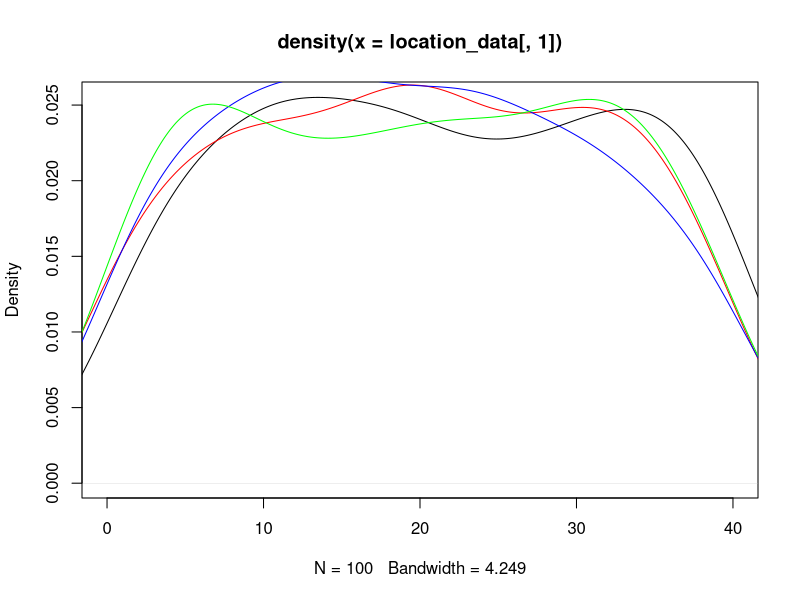
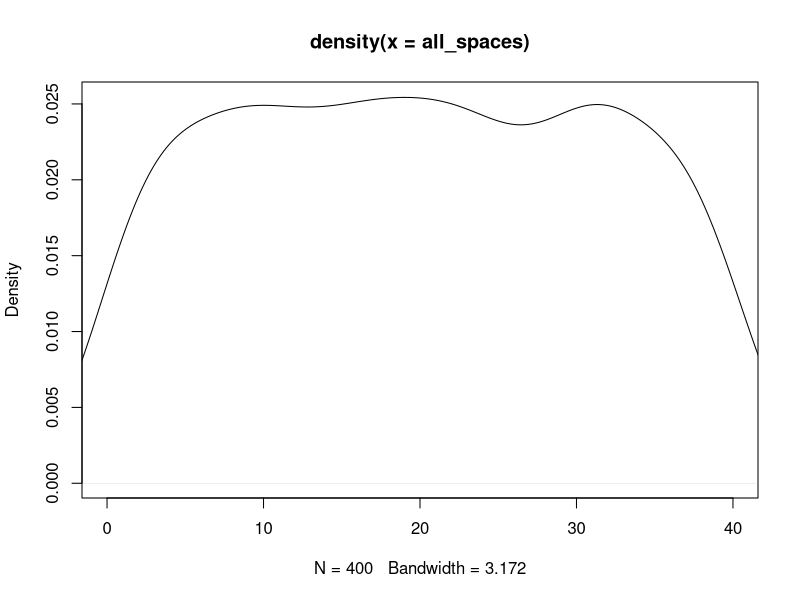
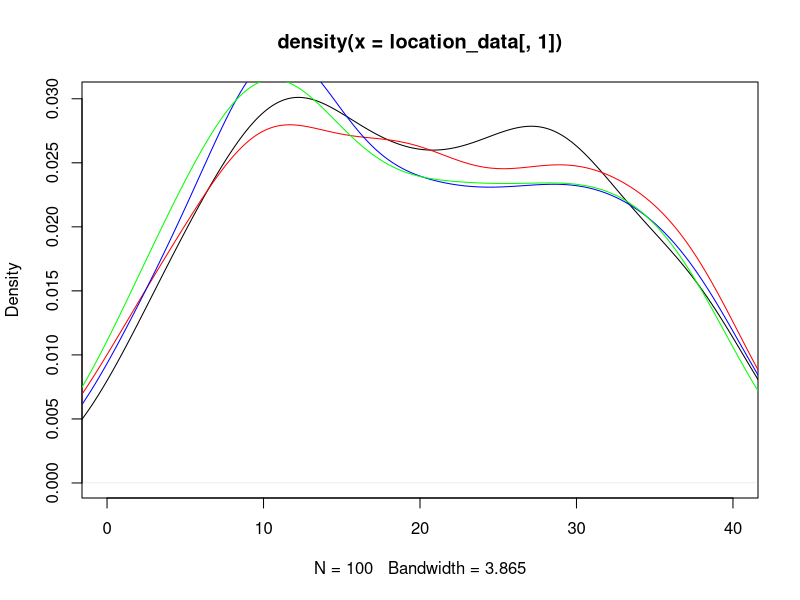
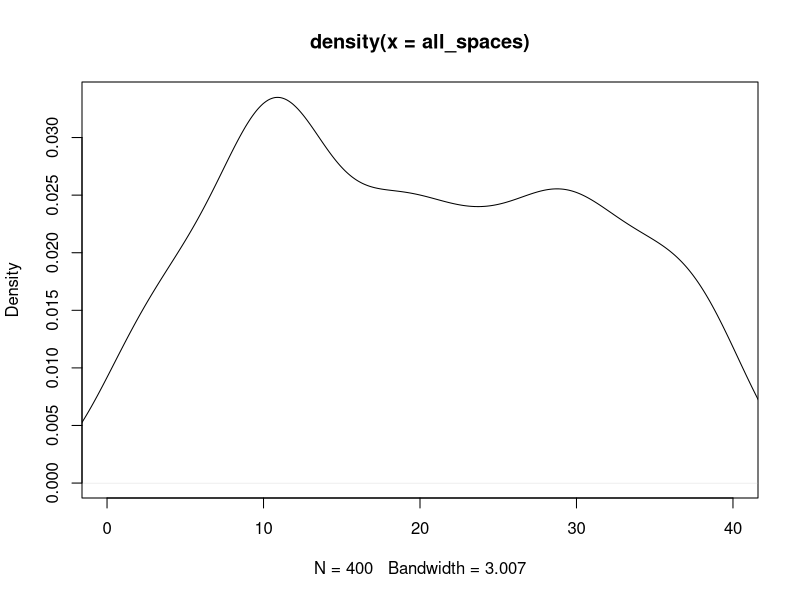

The R script that drew these images, in order:
## ---- chunk 1
knitr::opts_chunk$set(echo = TRUE)
## ---- chunk 2
library(dplyr)
library(ggplot2)
library(tidyverse)
## ---- chunk 3
monopolyBoard <- read.csv("MonopolyBoard.csv", header = T)
monopolyBoard
## ---- chunk 4
# Using dice rolls to determine where a player will land on the board
#input: "location", where the player is on the board
#output: the players new location on the board after the have rolled

#note that this is only accounting for standard dice rolls, no special rules yet...

lets_move = function(location) {
  dice_roll_1 <- sample(1:6, 1, replace = TRUE) #A random roll of a six-sided die
  dice_roll_2 <- sample(1:6, 1, replace = TRUE) #A random roll of a six-sided die
  
  roll_total <- sum(dice_roll_1, dice_roll_2) #The sum of the two rolls
  
  location = location + roll_total #Updating the player's location based on their rolls from the current turn
  
  if(location <= 40) { #if statement checking the players location
    location = location
  } else { #if the sum of the player's previous location and their rolls is greater than 40, this moves the player past GO and the start moving from space 1
    location = location - 40
  }
  
  print(location)
  
}

lets_move(20)
## ---- chunk 5
#the function "who_goes_first" simulates the initial roll before the game begins in order to determine which player goes first
# input is a number of how many players are going to be playing
# output is a list of players in order of who goes first
who_goes_first2 <- function(num_players){
  initial_rolls <- c()
  player_order <- length(num_players)
  for (i in 1:num_players) {
    player_i_roll <- sum(sample(1:6, 2, replace=TRUE))
    initial_rolls <- c(initial_rolls, player_i_roll) # vector of every player's first roll
  }
  
  if(sum(initial_rolls == max(initial_rolls)) >= 2){ # if more 1 person has the highest roll
    
    while (sum(initial_rolls == max(initial_rolls)) >= 2) { # keep rolling as long as players are tied
      tied_players <- which(initial_rolls==max(initial_rolls)) # identify which players tied

      tie_breaker_rolls <- c()
      for (i in tied_players) { # tied players roll again
       player_i_roll2 <- sum(sample(1:6, 2, replace=TRUE))
       tie_breaker_rolls <- c(tie_breaker_rolls, player_i_roll2)
       initial_rolls <- tie_breaker_rolls # update initial rolls
      }
    }
    highest_roll <- max(tie_breaker_rolls)
    highest_player <- tied_players[which(tie_breaker_rolls == highest_roll)]
  }
  
  else {
    highest_player <- which.max(initial_rolls) # who rolled the highest number
  
    # creating player order
    player_order[1] <- as.integer(highest_player)

    for (j in 2:num_players) {
    
      player_order[j] <- as.integer(player_order[j-1] + 1)
      if (player_order[j] > num_players) {
        player_order[j] <- 1
      }
    }
    #print(player_order)
  }
  playerlist <- (list(highest_player, player_order))
  return(playerlist)
}
## ---- chunk 6
#A function to play Monopoly!
#Utilizes lets_move to move the players around the board
#input: "turns"; the amount of turns each player will take (i.e. the number of rounds in the game), "players"; a numeric value 1-4 representing the number of players in the game
#output: a dataframe showing each players' location after each of their turns; a density plot showing each players' location data throughout the game; a density plot showing the overall location data throughout the game

lets_play = function(turns, players) {
  
  location_data <- as.data.frame(matrix(nrow = turns, ncol = players)) # dataframe will keep data for locations of players for each turn
  
  # puts players in order
  colnames(location_data) <- who_goes_first2(players)[[2]]
  
  location = 1 #initializes the player at space 1 (i.e. GO!)
  location_data[1,] <- location

  for (i in 2:turns) { # iterates through number of turns
    for (j in 1:players) { # rotates through each player
      location = lets_move(location_data[i-1,j])[[1]] # takes location from lets_move2 function and assigns it to location
      location_data[i,j] <- as.integer(location) # puts location value into the dataframe of locations for each player
    }
  }
print(location_data) 

  
colors <- c("red", "blue", "green")

  # creates density plot of frequency of landing on each space for each player
  plot(density(location_data[,1]), xlim = c(0,40), col = "black")
  
  for (k in 2:players) {
    lines(density(location_data[,k]), col = colors[k-1]) # adds a density line for each player after the first
  }
  
  # creates density plot for total frequency landing on each space (all players spaces included)
  all_spaces <- as.vector(as.matrix(location_data))
  plot(density(all_spaces), xlim = c(0,40), col = "black")
}

lets_play(100, 4)

## ---- chunk 7
#Double Down -- addition of jail and double rolls

#Incorporating double rolls and sending players to jail when the players are rolling and moving
#input: "location"; a numeric value 1 to 40; where the player in on the board
#output: the players new location on the board

lets_move2 = function(location) {
  dice_roll_1 <- sample(1:6, 1, replace = TRUE) #a standard, six-sided dice roll
  dice_roll_2 <- sample(1:6, 1, replace = TRUE) #a standard, six-sided dice roll
  
  roll_total <- sum(dice_roll_1, dice_roll_2) #the sum of the two dice rolls
  roll_double <- dice_roll_1 == dice_roll_2 #checking if the player rolled a double
  
    location = location + roll_total # updates location to be previous location + roll total
    double3 = "false" # double3 is assigned "true" if the player double rolls 3x (as seen in if statement below), otherwise it is assigned "false" 
    
  # first double roll -> roll again
  if (roll_double == TRUE) { #checks if the player rolled a double with their first two rolls. if "TRUE", the player rolls again
    dice_roll_3 <- sample(1:6, 1, replace = TRUE) #the player's third dice roll
    dice_roll_4 <- sample(1:6, 1, replace = TRUE) #the player's fourth dice roll
    
    roll_total2 <- sum(dice_roll_3, dice_roll_4) #the sum of the player's third and fourth rolls
    roll_double2 <- dice_roll_3 == dice_roll_4 #checks to see if the player rolled a double again
    
    location = location + roll_total2 #the player's new location
    double3 = "false"
    
    # if player is at a location past 40, subtract 40 so they go back to the GO space at location "41"
    # this is included in each if statement below so that it applies if player has to roll again
    if (location <= 40) { #checks to make sure that the player's location isn't over 40 (i.e not on the board)
      location = location
    } else { #If greater than 40, it subtracts 40 from location to allow player to continue to move on the board
      location = location - 40
    }
     
      # second double roll -> roll again
      if (roll_double2 == TRUE) { #if the player has rolled two doubles, they roll again
        dice_roll_5 <- sample(1:6, 1, replace = TRUE) #the player's fifth roll
        dice_roll_6 <- sample(1:6, 1, replace = TRUE) #the player's sixth roll
    
        roll_total3 <- sum(dice_roll_5, dice_roll_6) #the sum of the fifth and sixth roll
        roll_double3 <- dice_roll_5 == dice_roll_6 #checking to see if the player rolled a third double
    
        location = location + roll_total3 #the players new location
        double3 = "false"
        
        if (location <= 40) { #checks the player's location again
          location = location
        } else {
          location = location - 40
        }
        
        # third double roll -> go to jail
          if (roll_double3 == TRUE) { #checks if the player rolled three doubles in a row, if TRUE, the players goes to jail (space 11)
            location = monopolyBoard$spaces[monopolyBoard$name == "Jail"]
            double3 = "true"
          }
      }
  }  
    
  if (location <= 40) { #checks the players location on the board
    location = location
  } else {
    location = location - 40
  }
  
  listdata <- (list(location, double3)) # creates list for outputs "location" and "double3"
  # if you need to access location from this function, use lets_move2(location_data[i-1,j])[[1]]
  # if you need to access double3, use lets_move2(double3)[[2]]
  return(listdata)
  
}
## ---- chunk 8
#A function to move players around the board while incorporating double rolls and going to jail
#input: "turns"; the amount of turns each player takes (i.e. how many rounds the game is), "players"; a numeric value 1-4 representing the number of players in the game
#output: a dataframe showing each players' location after each of their turns; a density plot showing each players' location data throughout the game; a density plot showing the overall location data throughout the game

lets_play2 = function(turns, players) {
  
  
  location_data <- as.data.frame(matrix(nrow = turns, ncol = players)) # dataframe will keep data for locations of players for each turn
  double3data <- as.data.frame(matrix(nrow = turns, ncol = players)) # dataframe will say "true" if player double rolled 3x (which lands them in jail) and "false" if they didn't double roll 3x
  
    # puts players in order
    colnames(location_data) <- who_goes_first2(players)[[2]]
  
    location = 1 # each player starts at location 1
    location_data[1,] <- location
    double3 = 0 # initializing "double3" which will be later assigned a "true" or "false" based on if player double rolled 3x
  
    for (i in 2:turns) { # iterates through number of turns
      
        for (j in 1:players) { # rotates through each player
          
        location = lets_move2(location_data[i-1,j])[[1]] # takes location from lets_move2 function and assigns it to location
        location_data[i,j] <- as.integer(location) # puts location value into the dataframe of locations for each player
        double3data[i,j] <- lets_move2(double3)[[2]] # takes "true" or "false" value from double3 and adds it to double3data dataframe
        
      # deals with landing in jail from "go to jail" space and staying there for next 3 turns
      if (31 %in% location_data[i-1,j]) { # if you landed on 31 in the last turn (i-1 turn), you go to jail (space 11) for the ith turn
        location <- 11
        location_data[i,j] <- as.integer(location) # new location is 11
      } else if (11 %in% location_data[i-1,j] & 31 %in% location_data[i-2,j]) { # if you were on space 11 last turn AND you were on space 31 2 turns ago, you stay in jail (space 11) for turn i
        location <- 11
        location_data[i,j] <- as.integer(location)
      } else if (11 %in% location_data[i-2,j] & 31 %in% location_data[i-3,j]) {
        location <- 11
        location_data[i,j] <- as.integer(location)
      }
        
      # landing in jail from 3x double roll and staying there for next 3 turns
      if (11 %in% location_data[i,j] & "true" %in% double3data[i-1,j]) { # if player's location is 11 (jail) and double3data is"true" (player double rolled 3x), player stays in jail. all 3 if/else if statements keep player in jail for the next 3 turns
        location <- 11
        location_data[i,j] <- as.integer(location)
      } else if (11 %in% location_data[i-1,j] & "true" %in% double3data[i-2,j]) { # 
        location <- 11
        location_data[i,j] <- as.integer(location)
      } else if (11 %in% location_data[i-2,j] & "true" %in% double3data[i-3,j]) {
        location <- 11
        location_data[i,j] <- as.integer(location)
      }
        
    }
  }
  print(location_data)
  print(double3)
  
  # creates density plot of frequency of landing on each space for each player
  plot(density(location_data[,1]), xlim = c(0,40), col = "black")
  
  colors <- c("red", "blue", "green")
  
  for (k in 2:players) {
    lines(density(location_data[,k]), col = colors[k-1]) # adds a density line for each player after the first
  }
  
  # creates density plot for total frequency landing on each space (all players spaces included)
  all_spaces <- as.vector(as.matrix(location_data))
  plot(density(all_spaces), xlim = c(0,40), col = "black")
  
}
 
lets_play2(100, 4)
## ---- chunk 9

Card_Numbers <- c(1, 2, 3, 4, 5, 6, 7, 8, 9, 10, 11, 12, 13, 14, 15, 16) # the card numbers

Chance_Cards <- c("Advance to Boardwalk", "Advance to Go (Collect $200)", "Advance to Illinois Avenue. If you pass Go, collect $200", "Advance to St. Charles Place. If you pass Go, collect $200", "Advance to the nearest Railroad. If unowned, you may buy it from the Bank. If owned, pay owner twice the rental to which they are otherwise entitled", "Advance to the nearest Railroad. If unowned, you may buy it from the Bank. If owned, pay owner twice the rental to which they are otherwise entitled", "Advance token to nearest Utility. If unowned, you may buy it from the Bank. If owned, throw dice and pay owner a total ten times amount thrown", "Bank pays you dividend of $50", "Get Out of Jail Free", "Go Back 3 Spaces", "Go to Jail. Go directly to Jail, do not pass Go, do not collect $200", "Make general repairs on all your property. For each house pay $25. For each hotel pay $100", "Speeding fine $15", "Take a trip to Reading Railroad. If you pass Go, collect $200", "You have been elected Chairman of the Board. Pay each player $50", "Your building loan matures. Collect $150") # the card information

Chance <- data.frame(Chance_Cards, Card_Numbers) #a dataframe associating each chance card with a number



Community_Chest_Cards <- c("Advance to Go (Collect $200)", "Bank error in your favor. Collect $200", "Doctor’s fee. Pay $50", "From sale of stock you get $50", "Get Out of Jail Free", "Go to Jail. Go directly to jail, do not pass Go, do not collect $200", "Holiday fund matures. Receive $100", "Income tax refund. Collect $20", "It is your birthday. Collect $10 from every player", "Life insurance matures. Collect $100", "Pay hospital fees of $100", "Pay school fees of $50", "Receive $25 consultancy fee", "You are assessed for street repair. $40 per house. $115 per hotel", "You have won second prize in a beauty contest. Collect $10", "You inherit $100") # the card information

Community_Chest <- data.frame(Community_Chest_Cards, Card_Numbers) #a dataframe associating each community chest card with a number
## ---- chunk 10
#A function that randomly selects a numeric value 1:16 representing a Chance card and updates the player's location based on the card information
#input: "location"; a numeric value 1:40 representing the player's location on the board
#output: the player's new location on the board

Drawing_Chance = function(location) {
  location = location #the player's current location
  draw_card <- sample(1:16, 1, replace = TRUE) #randomly selecting a card from 1:16
  player_card <- Chance$Chance_Cards[draw_card] #finding the card in the Chance deck
  print(player_card)

#The following if statements update the player's location based on the card that was drawn (if applicable)  
      if(draw_card == 1) {
        location = 1
      }
      
      if(draw_card == 2) {
        location = 1
      }
      
      if(draw_card == 3) {
        location = 25
      }
  
      if(draw_card == 4){
        location = 12
      }
    
      if(draw_card == 5){ #takes into account which space the player is nearest to to determine updated location
        if(location >= 37 && location <= 5){
              location = 6
            } else {
              if (location >= 6 && location <= 15){
                location = 16
              } else {
                if(location >= 16 && location <= 25){
                  location = 26
                } else {
                  location = 36
                }
              }
            }
    }
  
    if(draw_card == 6){ #takes into account which space the player is nearest to to determine updated location
        if(location >= 37 && location <= 5){
              location = 6
            } else {
              if (location >= 6 && location <= 15){
                location = 16
              } else {
                if(location >= 16 && location <= 25){
                  location = 26
                } else {
                  location = 36
                }
              }
            }
    }
  
    if(draw_card == 7){ #takes into account which space the player is nearest to to determine updated location
        if(location >= 29 && location <= 12){
              location = 13
            } else {
              location = 29
    }
  }
  
    if(draw_card == 11) {
      location = 11
    }
  
    if(draw_card == 14) {
      location = 6
    }
  
    if(draw_card == 10) {
      location = location - 3
    }
  
    location = location
    return(location)
}


#A function that randomly selects a numeric value 1:16 representing a Community Chest card and updates the player's location based on the card information
#input: "location"; a numeric value 1:40 representing the player's location on the board
#output: the player's new location on the board

Drawing_Community_Chest = function(location) {
  location = location #the player's current location
  draw_card_chest <- sample(1:16, 1, replace = TRUE) #randomly selecting a card from 1:16
  player_card_chest <- Community_Chest$Community_Chest_Cards[draw_card_chest] #finding the card in the Community Chest deck
  print(player_card_chest)

#The following if statements update the player's location based on the card that was drawn (if applicable) 
  if (draw_card_chest == 1) {
    location = 1
  } else {
    if (draw_card_chest == 6) {
    location = 11
    } else {
      location = location
    }
  
  }
  
  location = location 
  return(location)
}
## ---- chunk 11
#A function that expands on lets_move2 to add the actions of Community Chest and Chance spaces and their respective cards
#input: "location"; a numeric value 1 to 40; where the player in on the board
#output: the players new location on the board

lets_move3 = function(location) {
  dice_roll_1 <- sample(1:6, 1, replace = TRUE) 
  dice_roll_2 <- sample(1:6, 1, replace = TRUE) 
  
  roll_total <- sum(dice_roll_1, dice_roll_2)
  roll_double <- dice_roll_1 == dice_roll_2
  
    location = location + roll_total
    double3 = "false"


  if (location <= 40) {
      location = location
  } else {
      location = location - 40
  }
   
  
  if(location == 8 || location == 23 || location == 27) { #check's if the player's location is a Chance space
    location = Drawing_Chance(location) #if TRUE, the player draws a Chance card using the Drawing_Chance function which updates their location
  }
  
  if(location == 3 || location == 18 || location == 34) { #check's if the player's location is a Community Chest space
    location = Drawing_Community_Chest(location) #if TRUE, the player draws a Community Chest card using the Drawing_Community_Chest which updates their location
  }
    
  # first double roll -> roll again
  if (roll_double == TRUE) {
    dice_roll_3 <- sample(1:6, 1, replace = TRUE)
    dice_roll_4 <- sample(1:6, 1, replace = TRUE)
    
    roll_total2 <- sum(dice_roll_3, dice_roll_4)
    roll_double2 <- dice_roll_3 == dice_roll_4
    
    location = location + roll_total2
    double3 = "false"
    
    if (location <= 40) {
      location = location
    } else {
      location = location - 40
    }
    
    
    if(location == 8 || location == 23 || location == 27) { #check's if the player's location is a Chance space
    location = Drawing_Chance(location) #if TRUE, the player draws a Chance card using the Drawing_Chance function which updates their location
    }
  
  if(location == 3 || location == 18 || location == 34) { #check's if the player's location is a Community Chest space
    location = Drawing_Community_Chest(location) #if TRUE, the player draws a Community Chest card using the Drawing_Community_Chest which updates their location
    }
     
      # second double roll -> roll again
      if (roll_double2 == TRUE) {
        dice_roll_5 <- sample(1:6, 1, replace = TRUE)
        dice_roll_6 <- sample(1:6, 1, replace = TRUE)
    
        roll_total3 <- sum(dice_roll_5, dice_roll_6)
        roll_double3 <- dice_roll_5 == dice_roll_6
    
        location = location + roll_total3
        double3 = "false"
        
        if (location <= 40) {
          location = location
        } else {
          location = location - 40
        }
        
        if(location == 8 || location == 23 || location == 27) { #check's if the player's location is a Chance space
          location = Drawing_Chance(location) #if TRUE, the player draws a Chance card using the Drawing_Chance function which updates their location
        }
  
        if(location == 3 || location == 18 || location == 34) { #check's if the player's location is a Community Chest space
          location = Drawing_Community_Chest(location) #if TRUE, the player draws a Community Chest card using the Drawing_Community_Chest which updates their location
         
        }
        
        # third double roll -> go to jail
          if (roll_double3 == TRUE) {
            location = monopolyBoard$spaces[monopolyBoard$name == "Jail"]
            double3 = "true"

          }
      }
  }  
   
  location = location 

  listdata <- (list(location, double3))
  return(listdata)
  
}
